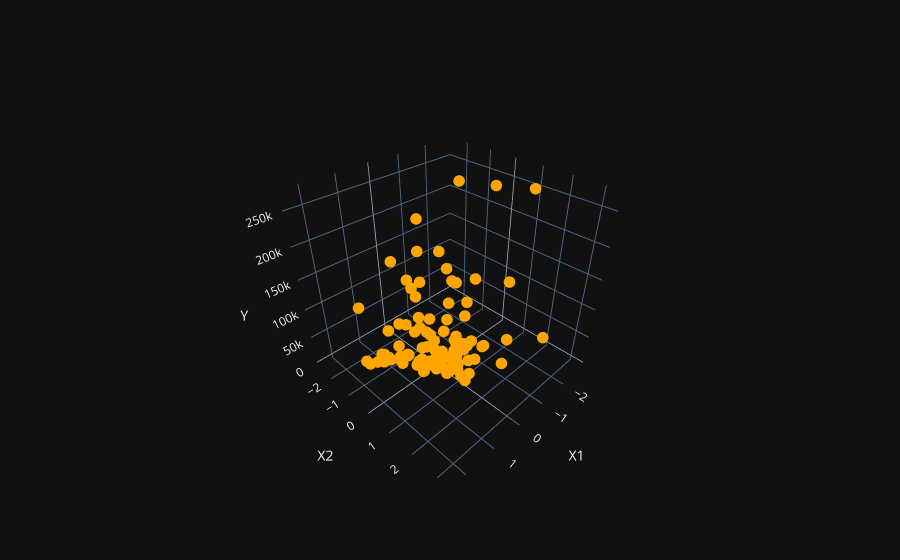

The notebook cell this image was saved under:
### Code cell
# Visualisation
import plotly.graph_objects as go

fig = go.Figure()

fig.add_trace(
    go.Scatter3d(
        x=x1.ravel(), y=x2.ravel(), z=y.ravel(),
        mode='markers',
        marker=dict(size=4, color='orange')
    )
)

fig.update_layout(
    scene={
        "xaxis_title":"X1",
        "yaxis_title":"X2",
        "zaxis_title":"Y"
    }
)

fig.show()
